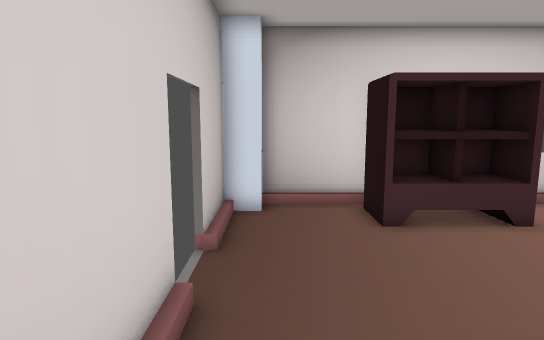
[1] (above)

12 first-person views from a walk through a level from a Godot 3-D game. The camera is 1.4 m above the floor, tilts 8° down and sees 75° across. Doors that lead somewhere are drawn open, without their leaves. The floor is counted in squares, 0.5 m on a side. Each view is taken from the middle of a square. On the plan, view 1 faces up. The plan holds only what a view shows up to about 20 squares ahead; the rest is blank.

[2]
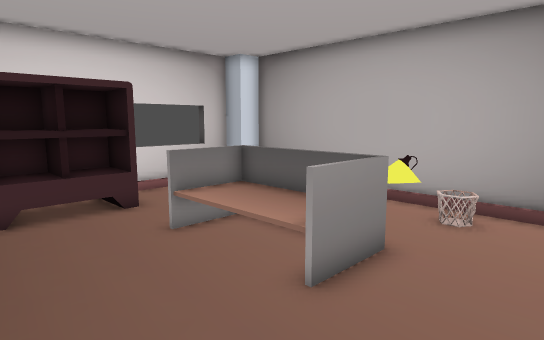

[3]
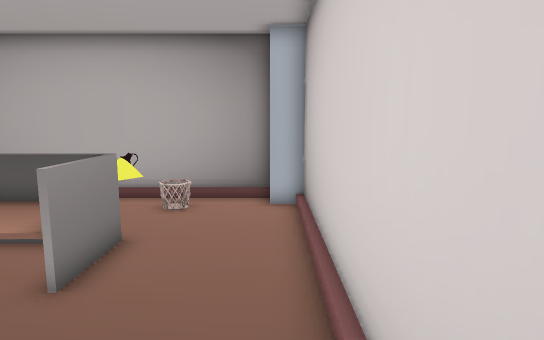

[4]
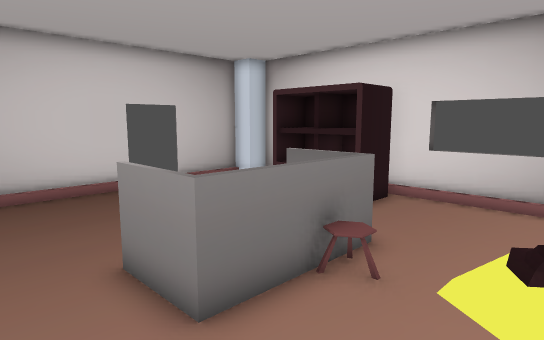

[5]
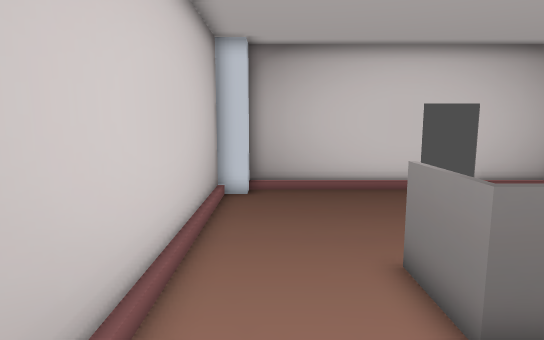

[6]
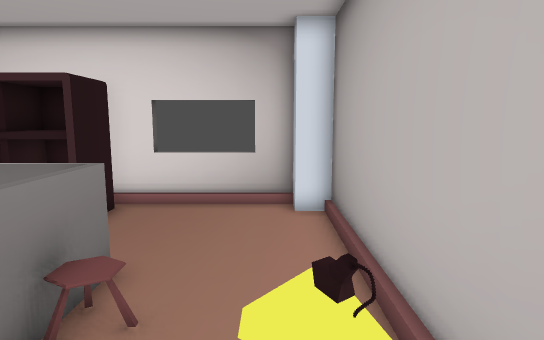

[7]
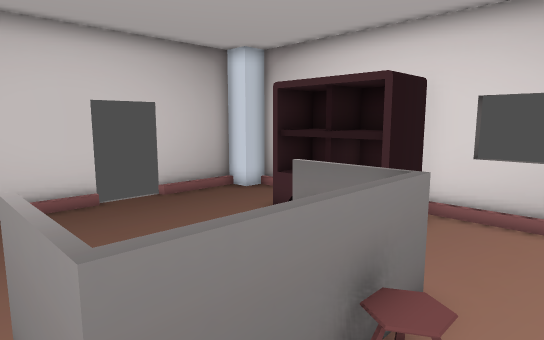

[8]
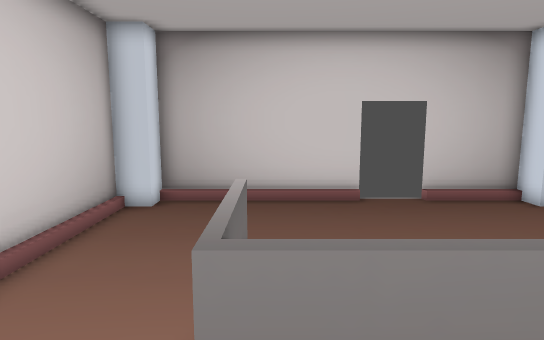

[9]
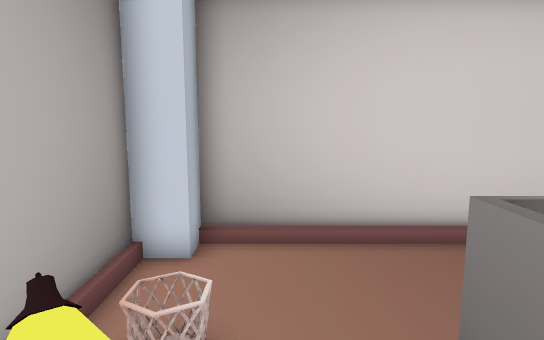

[10]
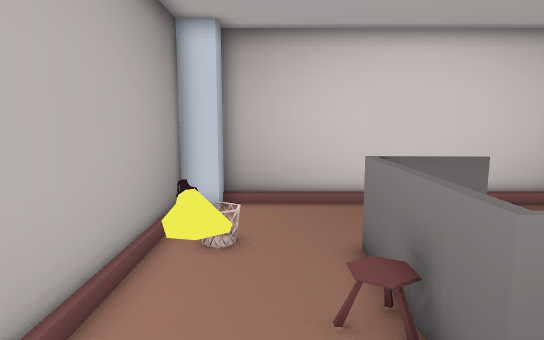

[11]
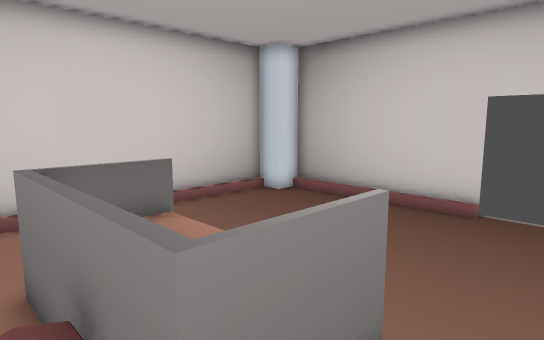

[12]
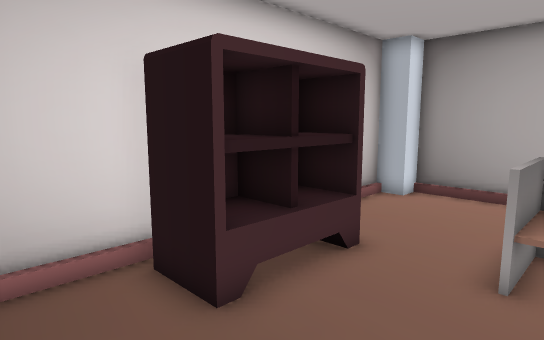

### Floor plan
Key: @ floor where view 1 was taken; # wall or solid block; . main floor; : floor 0.5 m higher than the main floor; + floor 1 m higher than the main floor; D open door; = window, fence, low wall or low ledge; W wardrobe; L lamp.
Columns run from 2 left of view 1 to 14 right of it. Each row starts with its distance up from view 1.
 12   ####   ##===##
 11  ##..WWWWW.....##
 10  #...WWWWW......#
  9 ##...WWWWW......#
  8 ##..............#
  7 DD..............#
  6 DD......==:+....#
  5 #D.......::+....#
  4 ##.......::+....#
  3  #.......::+..LL#
  2  #......====..L.#
  1  #....... ##....#
  0  #@.............#
 -1  #..............#
 -2  ##............##
 -3   ##############

Where each view was taken, in squares from view 1:
view 1: 0 up, 0 right, facing up
view 2: 2 down, 2 right, facing up-right
view 3: 2 down, 1 right, facing right
view 4: 1 down, 13 right, facing up-left
view 5: 1 down, 13 right, facing left
view 6: 0 up, 12 right, facing up
view 7: 1 up, 11 right, facing up-left
view 8: 2 up, 11 right, facing left
view 9: 5 up, 11 right, facing down
view 10: 9 up, 11 right, facing down
view 11: 8 up, 10 right, facing down-left
view 12: 5 up, 0 right, facing up-right
